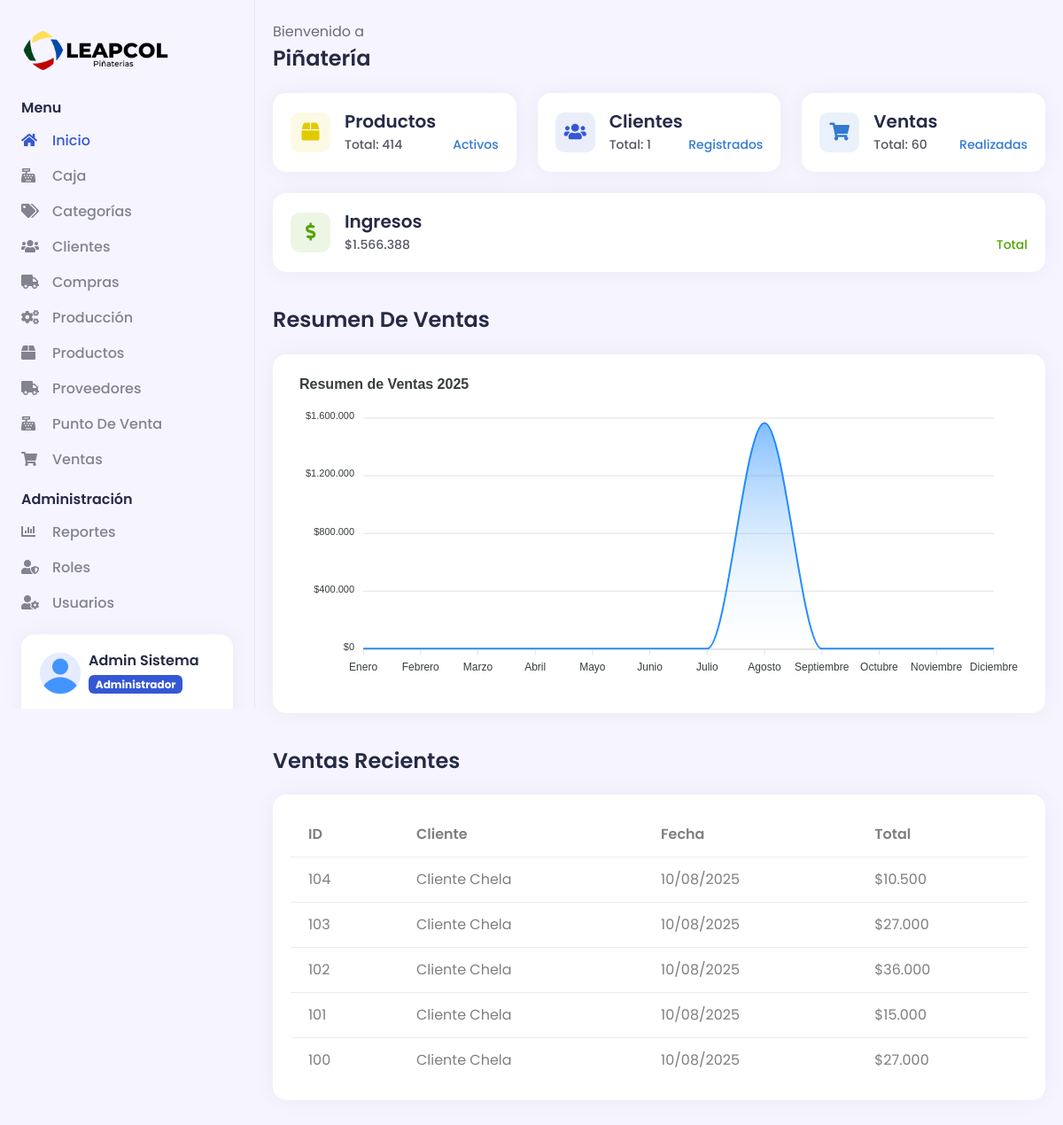
The app's page /dashboard (signed in) with its own data.
### tables this page shows
CREATE TABLE `modulos` (
  `id` int(11) NOT NULL,
  `nombre` varchar(50) NOT NULL,
  `descripcion` varchar(100) DEFAULT NULL,
  `icono` varchar(50) DEFAULT NULL,
  `url` varchar(100) NOT NULL,
  `estado` tinyint(1) NOT NULL DEFAULT 1
);

CREATE TABLE `ventas` (
  `id` int(11) NOT NULL,
  `cliente_id` int(11) DEFAULT NULL,
  `fecha_venta` datetime NOT NULL,
  `subtotal` decimal(10,2) NOT NULL DEFAULT 0.00,
  `impuestos` decimal(10,2) NOT NULL DEFAULT 0.00,
  `descuentos` decimal(10,2) NOT NULL DEFAULT 0.00,
  `total` decimal(10,2) NOT NULL DEFAULT 0.00,
  `pago_con` decimal(10,2) DEFAULT NULL,
  `cambio` decimal(10,2) DEFAULT NULL,
  `costo_total` decimal(10,2) NOT NULL DEFAULT 0.00,
  `ganancia` decimal(10,2) NOT NULL DEFAULT 0.00,
  `metodo_pago` tinyint(1) NOT NULL DEFAULT 1,
  `estado` tinyint(1) NOT NULL DEFAULT 1 COMMENT '1=Completada, 0=Anulada',
  `observaciones` text DEFAULT NULL,
  `destino` enum('normal','creacion') DEFAULT 'normal',
  `usuario_id` int(11) NOT NULL,
  `fecha_creacion` datetime NOT NULL DEFAULT current_timestamp()
);

### Views/Dashboard/dashboard.php (the view, shortened to what the rows shown need)
<?php
    headerAdmin($data);
?>
<div class="d2c_main px-0 px-md-2 py-4">
    <div class="container-fluid">
        <div class="row">
            <div class="col-xxl-5 mb-4">
                <div class="card">
                    <div class="card-body">
                        <div class="table-responsive">
                            <table class="table mb-0">
                                <thead>
                                    <tr>
                                        <th>ID</th>
                                        <th>Cliente</th>
                                        <th>Fecha</th>
                                        <th>Total</th>
                                    </tr>
                                </thead>
                                <tbody>
                                    <?php if(!empty($data['ventasRecientes'])): ?>
                                        <?php foreach($data['ventasRecientes'] as $venta): ?>
                                        <tr>
                                            <td><?= $venta['id'] ?></td>
                                            <td><?= $venta['cliente'] ?></td>
                                            <td><?= date('d/m/Y', strtotime($venta['fecha_venta'])) ?></td>
                                            <td>$<?= number_format($venta['total'], 0, ',', '.') ?></td>
                                        </tr>
                                        <?php endforeach; ?>
                                    <?php else: ?>
                                        <tr>
                                            <td colspan="4" class="text-center">No hay ventas registradas</td>
                                        </tr>
                                    <?php endif; ?>
                                </tbody>
                            </table>
                        </div>
                    </div>
                </div>
            </div>
        </div>
    </div>
</div>

### Views/Template/navbar.php (shortened to what the rows shown need)
<div class="d2c_sidebar offcanvas-lg offcanvas-start p-4" tabindex="-1" id="d2c_sidebar">
    <div class="d-flex flex-column">
        <ul class="navbar-nav flex-grow-1">
            <li class="nav-item">
                <ul class="sub-menu">
                    <?php
                    $userModules = getUserModules();
                    $mainModules = ['categorias', 'productos', 'produccion', 'clientes', 'proveedores', 'compras', 'pos', 'ventas', 'caja'];
                    foreach($userModules as $module):
                        if(in_array($module['url'], $mainModules)):
                    ?>
                    <li class="nav-item <?= (isset($data['page_name']) && $data['page_name'] == $module['url']) ? 'active' : '' ?>">
                        <a class="sub-menu-link" href="<?= BASE_URL ?><?= $module['url'] ?>">
                            <span class="d2c_icon">
                                <i class="<?= $module['icono'] ?>"></i>
                            </span>
                            <span> <?= $module['nombre'] ?> </span>
                        </a>
                    </li>
                    <?php
                        endif;
                    endforeach;
                    ?>
                </ul>
            </li>
            <?php
            $adminModules = ['usuarios', 'roles', 'reportes'];
            $hasAdminModules = false;
            foreach($userModules as $module) {
                if(in_array($module['url'], $adminModules)) {
                    $hasAdminModules = true;
                    break;
                }
            }
            if($hasAdminModules):
            ?>
            <li class="nav-item">
                <ul class="sub-menu collapse show" id="admin">
                    <?php
                    foreach($userModules as $module):
                        if(in_array($module['url'], $adminModules)):
                    ?>
                    <li class="nav-item <?= (isset($data['page_name']) && $data['page_name'] == $module['url']) ? 'active' : '' ?>">
                        <a class="sub-menu-link" href="<?= BASE_URL ?><?= $module['url'] ?>">
                            <span class="d2c_icon">
                                <i class="<?= $module['icono'] ?>"></i>
                            </span>
                            <span> <?= $module['nombre'] ?> </span>
                        </a>
                    </li>
                    <?php
                        endif;
                    endforeach;
                    ?>
                </ul>
            </li>
            <?php endif; ?>
        </ul>
    </div>
</div>

### records on screen
modulos: nombre "Caja"
modulos: nombre "Categorías"
modulos: nombre "Clientes"
modulos: nombre "Compras"
modulos: nombre "Producción"
modulos: nombre "Productos"
modulos: nombre "Proveedores"
modulos: nombre "Punto De Venta"
modulos: nombre "Ventas"
modulos: nombre "Reportes"
modulos: nombre "Roles"
modulos: nombre "Usuarios"
ventas: id "104", cliente "Cliente Chela", fecha_venta "10/08/2025", total "10.500"
ventas: id "103", cliente "Cliente Chela", fecha_venta "10/08/2025", total "27.000"
ventas: id "102", cliente "Cliente Chela", fecha_venta "10/08/2025", total "36.000"
ventas: id "101", cliente "Cliente Chela", fecha_venta "10/08/2025", total "15.000"
ventas: id "100", cliente "Cliente Chela", fecha_venta "10/08/2025", total "27.000"

### other values on screen
$_SESSION['userData']['nombre'] "Admin"
$_SESSION['userData']['apellido'] "Sistema"
$_SESSION['userData']['nombrerol'] "Administrador"
NOMBRE_EMPRESA "Piñatería"
$data['totalProductos'] "414"
$data['totalClientes'] "1"
$data['totalVentas'] "60"
$data['totalIngresos'] "1.566.388"
